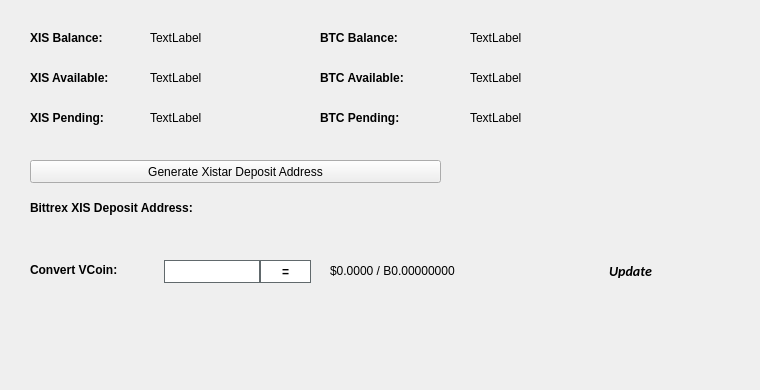
   <widget class="QWidget" name="BalanceTab">
    <attribute name="title">
     <string>Balance</string>
    </attribute>
    <widget class="QLabel" name="BitcoinBalanceLabel">
     <property name="geometry">
      <rect>
       <x>470</x>
       <y>30</y>
       <width>150</width>
       <height>16</height>
      </rect>
     </property>
     <property name="text">
      <string>TextLabel</string>
     </property>
    </widget>
    <widget class="QLabel" name="XISBalanceLabel">
     <property name="geometry">
      <rect>
       <x>150</x>
       <y>30</y>
       <width>150</width>
       <height>16</height>
      </rect>
     </property>
     <property name="text">
      <string>TextLabel</string>
     </property>
    </widget>
    <widget class="QLabel" name="label_11">
     <property name="geometry">
      <rect>
       <x>30</x>
       <y>30</y>
       <width>101</width>
       <height>16</height>
      </rect>
     </property>
     <property name="font">
      <font>
       <weight>75</weight>
       <bold>true</bold>
      </font>
     </property>
     <property name="text">
      <string>XIS Balance:</string>
     </property>
    </widget>
    <widget class="QLabel" name="label_12">
     <property name="geometry">
      <rect>
       <x>320</x>
       <y>30</y>
       <width>101</width>
       <height>16</height>
      </rect>
     </property>
     <property name="font">
      <font>
       <weight>75</weight>
       <bold>true</bold>
      </font>
     </property>
     <property name="text">
      <string>BTC Balance:</string>
     </property>
    </widget>
    <widget class="QLabel" name="XISAvailableLabel_2">
     <property name="geometry">
      <rect>
       <x>150</x>
       <y>70</y>
       <width>150</width>
       <height>16</height>
      </rect>
     </property>
     <property name="text">
      <string>TextLabel</string>
     </property>
    </widget>
    <widget class="QLabel" name="label_13">
     <property name="geometry">
      <rect>
       <x>30</x>
       <y>70</y>
       <width>111</width>
       <height>16</height>
      </rect>
     </property>
     <property name="font">
      <font>
       <weight>75</weight>
       <bold>true</bold>
      </font>
     </property>
     <property name="text">
      <string>XIS Available:</string>
     </property>
    </widget>
    <widget class="QLabel" name="label_14">
     <property name="geometry">
      <rect>
       <x>30</x>
       <y>110</y>
       <width>101</width>
       <height>16</height>
      </rect>
     </property>
     <property name="font">
      <font>
       <weight>75</weight>
       <bold>true</bold>
      </font>
     </property>
     <property name="text">
      <string>XIS Pending:</string>
     </property>
    </widget>
    <widget class="QLabel" name="XISPendingLabel">
     <property name="geometry">
      <rect>
       <x>150</x>
       <y>110</y>
       <width>150</width>
       <height>16</height>
      </rect>
     </property>
     <property name="text">
      <string>TextLabel</string>
     </property>
    </widget>
    <widget class="QLabel" name="label_15">
     <property name="geometry">
      <rect>
       <x>320</x>
       <y>70</y>
       <width>111</width>
       <height>16</height>
      </rect>
     </property>
     <property name="font">
      <font>
       <weight>75</weight>
       <bold>true</bold>
      </font>
     </property>
     <property name="text">
      <string>BTC Available:</string>
     </property>
    </widget>
    <widget class="QLabel" name="BitcoinAvailableLabel">
     <property name="geometry">
      <rect>
       <x>470</x>
       <y>70</y>
       <width>150</width>
       <height>16</height>
      </rect>
     </property>
     <property name="text">
      <string>TextLabel</string>
     </property>
    </widget>
    <widget class="QLabel" name="label_31">
     <property name="geometry">
      <rect>
       <x>320</x>
       <y>110</y>
       <width>111</width>
       <height>16</height>
      </rect>
     </property>
     <property name="font">
      <font>
       <weight>75</weight>
       <bold>true</bold>
      </font>
     </property>
     <property name="text">
      <string>BTC Pending:</string>
     </property>
    </widget>
    <widget class="QLabel" name="BitcoinPendingLabel">
     <property name="geometry">
      <rect>
       <x>470</x>
       <y>110</y>
       <width>150</width>
       <height>16</height>
      </rect>
     </property>
     <property name="text">
      <string>TextLabel</string>
     </property>
    </widget>
    <widget class="QLabel" name="label_33">
     <property name="geometry">
      <rect>
       <x>30</x>
       <y>200</y>
       <width>221</width>
       <height>16</height>
      </rect>
     </property>
     <property name="font">
      <font>
       <weight>75</weight>
       <bold>true</bold>
      </font>
     </property>
     <property name="text">
      <string>Bittrex XIS Deposit Address:</string>
     </property>
    </widget>
    <widget class="QPushButton" name="GenDepositBTN">
     <property name="geometry">
      <rect>
       <x>30</x>
       <y>160</y>
       <width>411</width>
       <height>23</height>
      </rect>
     </property>
     <property name="text">
      <string>Generate Xistar Deposit Address</string>
     </property>
     <property name="icon">
      <iconset resource="../xistar.qrc">
       <normaloff>:/icons/bitcoin</normaloff>:/icons/bitcoin</iconset>
     </property>
    </widget>
    <widget class="QLabel" name="DepositAddressLabel">
     <property name="geometry">
      <rect>
       <x>200</x>
       <y>200</y>
       <width>261</width>
       <height>16</height>
      </rect>
     </property>
     <property name="palette">
      <palette>
       <active>
        <colorrole role="WindowText">
         <brush brushstyle="SolidPattern">
          <color alpha="255">
           <red>0</red>
           <green>0</green>
           <blue>0</blue>
          </color>
         </brush>
        </colorrole>
        <colorrole role="Text">
         <brush brushstyle="SolidPattern">
          <color alpha="255">
           <red>0</red>
           <green>0</green>
           <blue>255</blue>
          </color>
         </brush>
        </colorrole>
       </active>
       <inactive>
        <colorrole role="WindowText">
         <brush brushstyle="SolidPattern">
          <color alpha="255">
           <red>0</red>
           <green>0</green>
           <blue>0</blue>
          </color>
         </brush>
        </colorrole>
        <colorrole role="Text">
         <brush brushstyle="SolidPattern">
          <color alpha="255">
           <red>0</red>
           <green>0</green>
           <blue>255</blue>
          </color>
         </brush>
        </colorrole>
       </inactive>
       <disabled>
        <colorrole role="WindowText">
         <brush brushstyle="SolidPattern">
          <color alpha="255">
           <red>120</red>
           <green>120</green>
           <blue>120</blue>
          </color>
         </brush>
        </colorrole>
        <colorrole role="Text">
         <brush brushstyle="SolidPattern">
          <color alpha="255">
           <red>120</red>
           <green>120</green>
           <blue>120</blue>
          </color>
         </brush>
        </colorrole>
       </disabled>
      </palette>
     </property>
     <property name="font">
      <font>
       <weight>75</weight>
       <bold>true</bold>
      </font>
     </property>
     <property name="text">
      <string/>
     </property>
     <property name="alignment">
      <set>Qt::AlignRight|Qt::AlignTrailing|Qt::AlignVCenter</set>
     </property>
     <property name="textInteractionFlags">
      <set>Qt::LinksAccessibleByMouse|Qt::TextSelectableByKeyboard|Qt::TextSelectableByMouse</set>
     </property>
    </widget>
    <widget class="QLabel" name="label_8">
     <property name="geometry">
      <rect>
       <x>460</x>
       <y>300</y>
       <width>281</width>
       <height>81</height>
      </rect>
     </property>
     <property name="text">
      <string/>
     </property>
     <property name="pixmap">
      <pixmap>:/images/bittrex</pixmap>
     </property>
    </widget>
    <widget class="QWidget" name="widgetConversion" native="true">
     <property name="geometry">
      <rect>
       <x>0</x>
       <y>250</y>
       <width>751</width>
       <height>43</height>
      </rect>
     </property>
     <property name="minimumSize">
      <size>
       <width>0</width>
       <height>43</height>
      </size>
     </property>
     <property name="styleSheet">
      <string notr="true"/>
     </property>
     <widget class="QPushButton" name="btnUpdateMarketData">
      <property name="geometry">
       <rect>
        <x>575</x>
        <y>0</y>
        <width>111</width>
        <height>41</height>
       </rect>
      </property>
      <property name="sizePolicy">
       <sizepolicy hsizetype="Expanding" vsizetype="Expanding">
        <horstretch>0</horstretch>
        <verstretch>0</verstretch>
       </sizepolicy>
      </property>
      <property name="font">
       <font>
        <family>calibri</family>
        <pointsize>-1</pointsize>
        <weight>75</weight>
        <italic>true</italic>
        <bold>true</bold>
       </font>
      </property>
      <property name="styleSheet">
       <string notr="true">margin:0px;text-align:center;padding:2px;border-radius:3px;font-style:italic;width:100px;font-size:14px;font-family:calibri;font-weight:600;</string>
      </property>
      <property name="text">
       <string>Update</string>
      </property>
      <property name="iconSize">
       <size>
        <width>150</width>
        <height>35</height>
       </size>
      </property>
      <property name="autoDefault">
       <bool>true</bool>
      </property>
      <property name="default">
       <bool>true</bool>
      </property>
     </widget>
     <widget class="QLabel" name="lblConvertVCoin">
      <property name="geometry">
       <rect>
        <x>30</x>
        <y>10</y>
        <width>131</width>
        <height>20</height>
       </rect>
      </property>
      <property name="styleSheet">
       <string notr="true"/>
      </property>
      <property name="text">
       <string>&lt;html&gt;&lt;head/&gt;&lt;body&gt;&lt;p&gt;&lt;span style=&quot; font-weight:600;&quot;&gt;Convert VCoin:&lt;/span&gt;&lt;/p&gt;&lt;/body&gt;&lt;/html&gt;</string>
      </property>
     </widget>
     <widget class="QLineEdit" name="txtConvertVCoinQty">
      <property name="geometry">
       <rect>
        <x>160</x>
        <y>10</y>
        <width>100</width>
        <height>23</height>
       </rect>
      </property>
      <property name="minimumSize">
       <size>
        <width>100</width>
        <height>23</height>
       </size>
      </property>
      <property name="maximumSize">
       <size>
        <width>100</width>
        <height>16777215</height>
       </size>
      </property>
      <property name="styleSheet">
       <string notr="true">border: 1px solid #61696c;margin-left:4px;</string>
      </property>
     </widget>
     <widget class="QPushButton" name="btnConvertXistar">
      <property name="geometry">
       <rect>
        <x>260</x>
        <y>10</y>
        <width>51</width>
        <height>23</height>
       </rect>
      </property>
      <property name="minimumSize">
       <size>
        <width>0</width>
        <height>23</height>
       </size>
      </property>
      <property name="styleSheet">
       <string notr="true">border:1px solid #61696c;background:white;font-weight:600;</string>
      </property>
      <property name="text">
       <string>=</string>
      </property>
     </widget>
     <widget class="QLabel" name="lblConvertVCoinResults">
      <property name="geometry">
       <rect>
        <x>330</x>
        <y>0</y>
        <width>201</width>
        <height>41</height>
       </rect>
      </property>
      <property name="styleSheet">
       <string notr="true"/>
      </property>
      <property name="text">
       <string>$0.0000 / B0.00000000</string>
      </property>
     </widget>
     <widget class="QLabel" name="iconOverviewUpdateWait">
      <property name="geometry">
       <rect>
        <x>670</x>
        <y>10</y>
        <width>24</width>
        <height>24</height>
       </rect>
      </property>
      <property name="text">
       <string/>
      </property>
      <property name="pixmap">
       <pixmap resource="../xistar.qrc">:/icons/transaction_1</pixmap>
      </property>
      <property name="scaledContents">
       <bool>true</bool>
      </property>
      <property name="alignment">
       <set>Qt::AlignCenter</set>
      </property>
     </widget>
    </widget>
   </widget>
